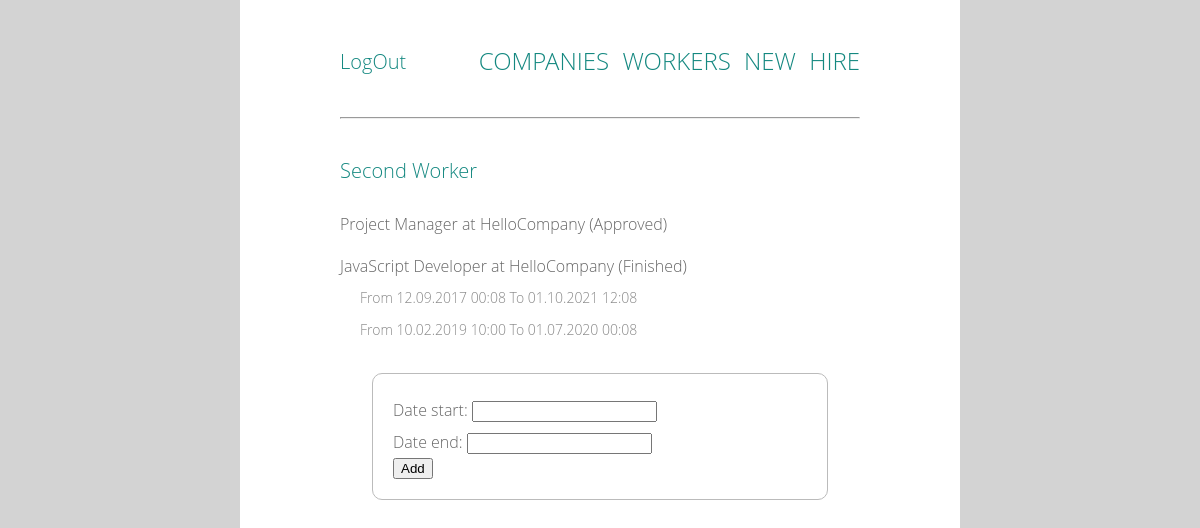
Screenshot of /workers/2/ (signed in) with the database file from the repository.
### work/models.py (models this page shows, shortened)
class Worker(models.Model):
    first_name = models.CharField(max_length=20)
    last_name = models.CharField(max_length=20)

class WorkPlace(models.Model):
    NEW = 0
    APPROVED = 1
    CANCELLED = 2
    FINISHED = 3
    STATUS_CHOICES = (
        (NEW, 'New'),
        (APPROVED, 'Approved'),
        (CANCELLED, 'Cancelled'),
        (FINISHED, 'Finished'),
    )
    status = models.IntegerField(choices=STATUS_CHOICES, default=NEW)
    work = models.ForeignKey(
        Work, related_name='workplaces', on_delete=models.CASCADE)
    worker = models.ForeignKey(
        Worker, related_name='workplaces', on_delete=models.CASCADE)
    class Meta:
        unique_together = ['work', 'worker']
        ordering = ['status']
        permissions = (
            ('can_hire', 'Can hire workers'),
        )

class Work(models.Model):
    company = models.ForeignKey(
        Company, related_name='works', on_delete=models.CASCADE)
    name = models.CharField(max_length=50)
    created_date = models.DateTimeField(default=timezone.now)
    class Meta:
        unique_together = ['company', 'name']
        permissions = (
            ('can_create_work', 'Can create new work'),
        )

class Company(models.Model):
    name = models.CharField(max_length=50)

class WorkTime(models.Model):
    NEW = 0
    APPROVED = 1
    CANCELLED = 2
    date_start = models.DateTimeField()
    date_end = models.DateTimeField()
    worker = models.ForeignKey(
        Worker, on_delete=models.CASCADE)
    workplace = models.ForeignKey(
        WorkPlace, related_name='worktimes', on_delete=models.CASCADE)
    STATUS_CHOICES = (
        (NEW, 'New'),
        (APPROVED, 'Approved'),
        (CANCELLED, 'Cancelled'),
    )
    status = models.IntegerField(choices=STATUS_CHOICES, default=NEW)

### work/views.py (the view, shortened to what this page needs)
class WorkerDetail(LoginRequiredMixin, View):
    def get(self, request, *args, **kwargs):
        view = WorkerDisplay.as_view()
        return view(request, *args, **kwargs)

### work/forms.py
class CreateWorkTime(forms.ModelForm):
    class Meta:
        model = WorkTime
        fields = ('date_start', 'date_end')

### work/views.py (called while the page is built)
    def get_context_data(self, **kwargs):
        context = super().get_context_data(**kwargs)
        context['workplaces'] = self.get_object().workplaces.all()
        context['form'] = CreateWorkTime()
        if 1 in self.get_object().workplaces.values_list('status', flat=True):
            context['working_now'] = True
        return context

### work/templates/work/worker_detail.html (shortened to what this page needs)
{% extends 'work/base.html' %}
{% block content %}
    <h1 class='company'>{{ worker.first_name }} {{ worker.last_name }}</h1>
    {% if workplaces %}
        <ul>
        {% for wp in workplaces %}
            <div class='work'>
            {% if wp.status != 2 %}
                <li>{{ wp.work.name }} at {{ wp.work.company.name }} ({{ wp.get_status_display }})
                    <ul>
                    {% for wt in wp.worktimes.all %}
                        <li class='position'>From {{ wt.date_start|date:"d.m.Y H:i" }} To {{ wt.date_end|date:"d.m.Y H:i" }}</li>
                    {% endfor %}
                    </ul>
                </li>
            {% endif %}
            </div>
        {% endfor %}
        </ul>
    {% endif %}
    {% if working_now %}
        <form method="post" class='adding_form'>
            {{ form.as_p }}
            <input type="submit" value="Add" />
        </form>
    {% else %}
        <p class='work'>Not working now.</p>
    {% endif %}
{% endblock %}

### work/static/work/style.css (style rules this page uses)
html, body, div, span, applet, object, iframe, h1, h2, h3, h4, h5, h6, p, blockquote, pre, a, abbr, acronym, address, big, cite, code, del, dfn, em, img, ins, kbd, q, s, samp, small, strike, strong, sub, sup, tt, var, b, u, i, center, dl, dt, dd, ol, ul, li, fieldset, form, label, legend, table, caption, tbody, tfoot, thead, tr, th, td, article, aside, canvas, details, embed, figure, figcaption, footer, header, hgroup, menu, nav, output, ruby, section, summary, time, mark, audio, video { margin: 0; padding: 0; border: 0; font-size: 100%; font: inherit; vertical-align: baseline; }
body { line-height: 1; }
ol, ul { list-style: none; }
body { font: 300 16px/22px "Open Sans", "Helvetica Neue", Helvetica, Arial, sans-serif; }
.log, .company { color: #148880; font-size: 20px; line-height: 44px; }
.work, .adding_form { color: #666; }
.position { color: #888; font-size: 14px; }
body { background-color: #d3d3d3; }
html, body { height: 100%; }
.work { margin-top: 20px; }
.position { margin-left: 20px; margin-top: 10px; }
.adding_form { box-sizing: border-box; padding: 20px; margin: 32px; border: solid 1px #bbb; border-radius: 10px; line-height: 32px; }

### rows the page displays
Worker: first_name "Second", last_name "Worker"
WorkPlace: work.name "Project Manager", work.company.name "HelloCompany", status "Approved"
WorkPlace: work.name "JavaScript Developer", work.company.name "HelloCompany", status "Finished"
WorkTime: date_start "12.09.2017 00:08", date_end "01.10.2021 12:08"
WorkTime: date_start "10.02.2019 10:00", date_end "01.07.2020 00:08"
